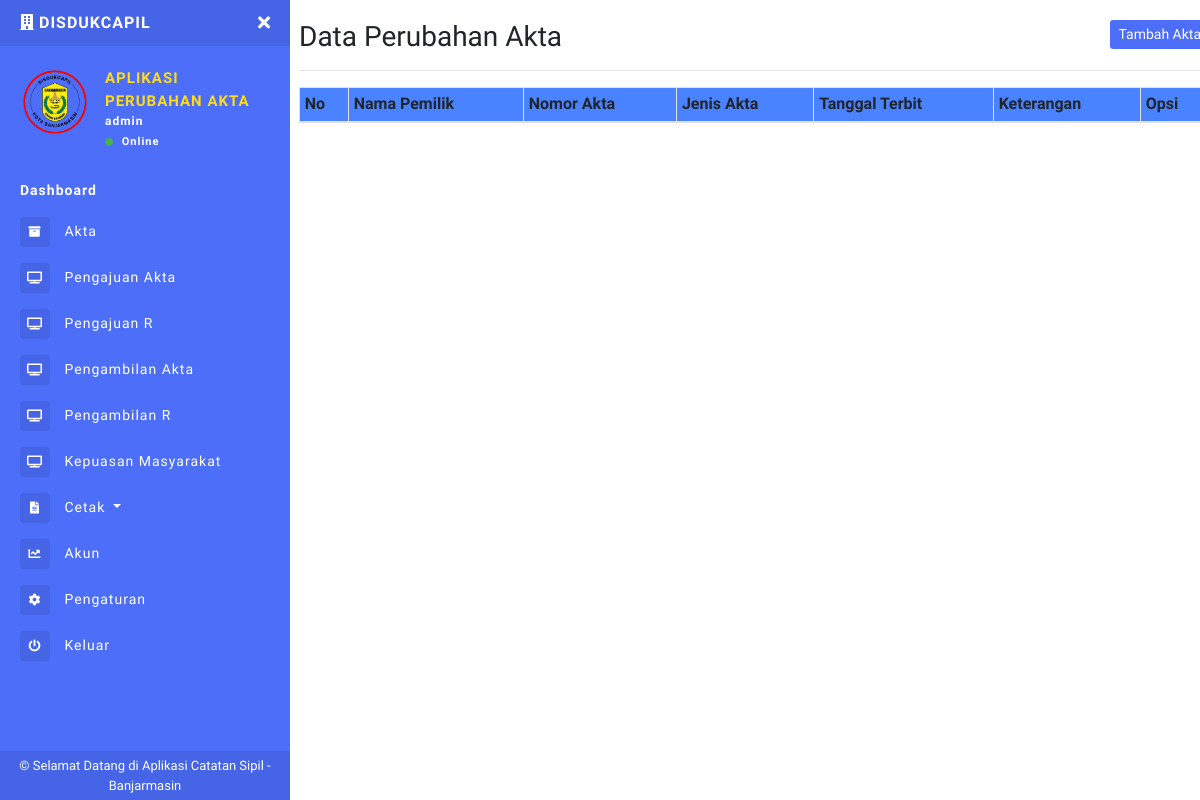
The page /akta.php (signed in) on the database as committed earlier.
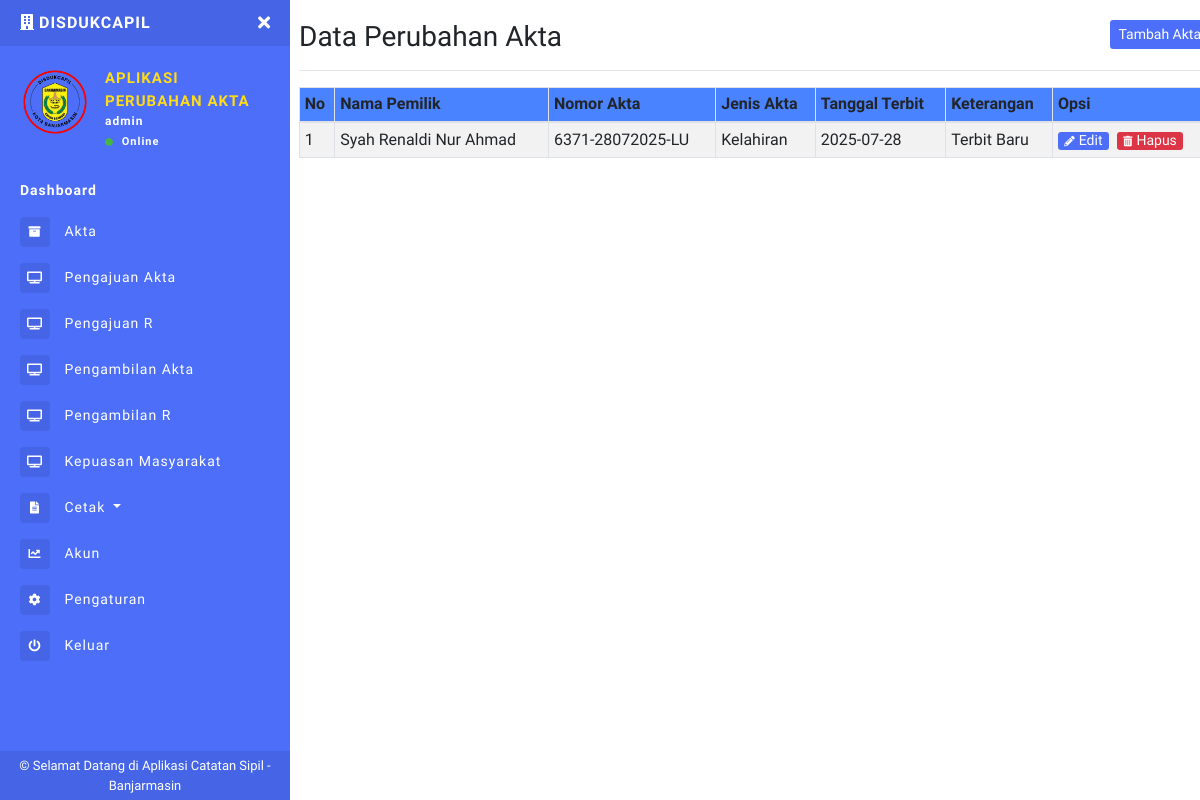
The same page on the database as committed later.
### tables this page shows
CREATE TABLE `akta_new` (
  `nomor_akta` varchar(255) NOT NULL,
  `id_permohonan` int(255) DEFAULT NULL,
  `nama_pemilik` varchar(100) DEFAULT NULL,
  `jenis_akta` varchar(100) DEFAULT NULL,
  `tanggal_terbit` date DEFAULT NULL,
  `id_keterangan` int(11) DEFAULT NULL
);

CREATE TABLE `jenis_keterangan` (
  `id_keterangan` int(11) NOT NULL,
  `nama_keterangan` varchar(50) NOT NULL
);

### akta.php (the view, shortened to what this page needs)
<?php include 'sidebar.php'; ?>
<h1 class="h3 mb-0">
    Data Perubahan Akta
    <button class="btn btn-primary btn-sm border-0 float-right" type="button" data-toggle="modal" data-target="#Tambah-Akta">Tambah Akta</button>
</h1>
<hr>
<table class="table table-striped table-sm table-bordered dt-responsive nowrap" id="table" width="100%">
    <thead style="background-color: #4a83ffff;">
        <tr>
            <th>No</th>
            <th>Nama Pemilik</th>
            <th>Nomor Akta</th>
            <th>Jenis Akta</th>
            <th>Tanggal Terbit</th>
            <th>Keterangan</th>
            <th>Opsi</th>
        </tr>
    </thead>
    <tbody>
        <?php
        $no = 1;
        $data_akta = mysqli_query($conn, "SELECT * FROM akta_new
                                 LEFT JOIN jenis_keterangan ON akta_new.id_keterangan = jenis_keterangan.id_keterangan
                                 ORDER BY nomor_akta ASC");
        while ($d = mysqli_fetch_array($data_akta)) {
        ?>
            <tr>
                <td><?php echo $no++; ?></td>
                <td><?php echo $d['nama_pemilik']; ?></td>
                <td><?php echo $d['nomor_akta']; ?></td>
                <td><?php echo $d['jenis_akta']; ?></td>
                <td><?php echo $d['tanggal_terbit']; ?></td>
                <td><?php echo $d['nama_keterangan']; ?></td>
                <td>
                    <button type="button" class="btn btn-primary btn-xs mr-1" data-toggle="modal" data-target="#Edit-Akta<?php echo $d['nomor_akta']; ?>">
                        <i class="fas fa-pencil-alt fa-xs mr-1"></i>Edit
                    </button>
                    <a class="btn btn-danger btn-xs" href="?hapus=<?php echo $d['nomor_akta']; ?>" onclick="return confirm('Apakah Anda yakin ingin menghapus data ini?')">
                        <i class="fas fa-trash-alt fa-xs mr-1"></i>Hapus</a>
                </td>
            </tr>
        <?php } ?>
        <?php include 'footer.php'; ?>

Rows that differ between the two databases and show on the page:
added akta_new: nama_pemilik "Syah Renaldi Nur Ahmad", nomor_akta "6371-28072025-LU", jenis_akta "Kelahiran", tanggal_terbit "2025-07-28", id_keterangan.nama_keterangan "Terbit Baru"
